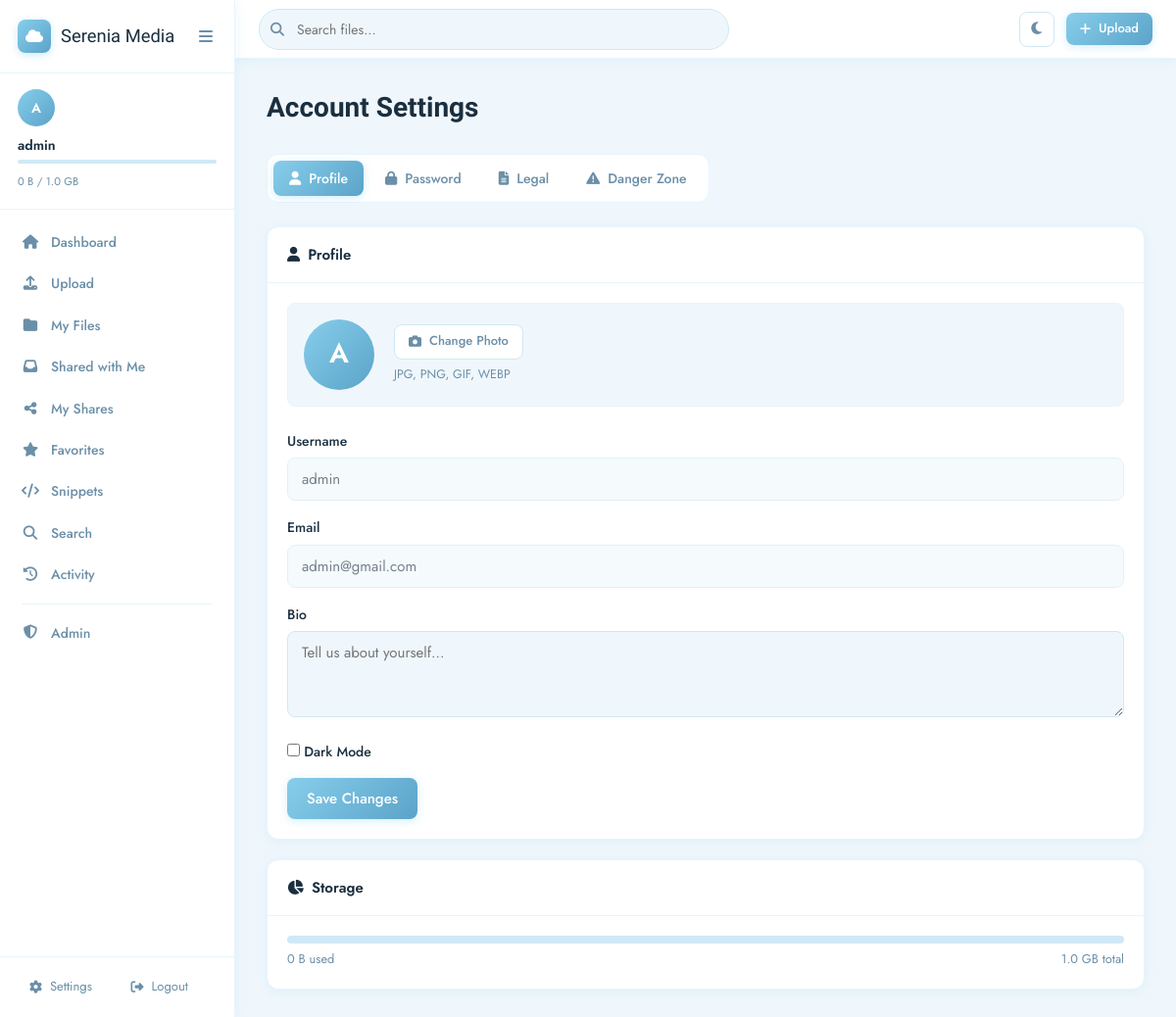
Screenshot of /profile (signed in) with the database file from the repository.
### models/user.py (models this page shows, shortened)
class User(UserMixin, db.Model):
    __tablename__ = 'users'
    id = db.Column(db.Integer, primary_key=True)
    username = db.Column(db.String(80), unique=True, nullable=False, index=True)
    email = db.Column(db.String(120), unique=True, nullable=False, index=True)
    password_hash = db.Column(db.String(256), nullable=False)
    is_admin = db.Column(db.Boolean, default=False)
    is_active = db.Column(db.Boolean, default=True)
    avatar_path = db.Column(db.String(512), nullable=True)   # stored filename under static/avatars/
    bio = db.Column(db.Text, nullable=True)
    storage_used = db.Column(db.BigInteger, default=0)
    storage_limit = db.Column(db.BigInteger, default=1073741824)  # 1 GB
    dark_mode = db.Column(db.Boolean, default=False)
    reset_token = db.Column(db.String(100), nullable=True)
    reset_token_expiry = db.Column(db.DateTime, nullable=True)
    created_at = db.Column(db.DateTime, default=datetime.utcnow)
    last_login = db.Column(db.DateTime, nullable=True)
    files = db.relationship('File', backref='owner', lazy='dynamic', cascade='all, delete-orphan')
    folders = db.relationship('Folder', backref='owner', lazy='dynamic', cascade='all, delete-orphan')
    shares_created = db.relationship('Share', backref='creator', lazy='dynamic', foreign_keys='Share.created_by')
    snippets = db.relationship('TextSnippet', backref='author', lazy='dynamic', cascade='all, delete-orphan')
    activities = db.relationship('Activity', backref='user', lazy='dynamic', cascade='all, delete-orphan')
    favorites = db.relationship('Favorite', backref='user', lazy='dynamic', cascade='all, delete-orphan')
    def storage_percent(self):
        if self.storage_limit == 0:
            return 0
        return min(int((self.storage_used / self.storage_limit) * 100), 100)

### routes/auth.py (the view, shortened to what this page needs)
@auth_bp.route('/profile', methods=['GET', 'POST'])
@login_required
def profile():
    privacy = SiteSettings.get('privacy_policy', '')
    terms   = SiteSettings.get('terms_of_use', '')
    return render_template('auth/profile.html', privacy=privacy, terms=terms)

### models/user.py (called while the page is built)
    @staticmethod
    def get(key, default=None):
        row = SiteSettings.query.filter_by(key=key).first()
        return row.value if row else default

### templates/auth/profile.html (shortened to what this page needs)
{% extends "base.html" %}
{% block content %}
<div class="page-header"><h1>Account Settings</h1></div>
<div class="settings-tabs">
  <button class="tab-btn active" onclick="showTab('profile')"><i class="fa-solid fa-user"></i> Profile</button>
  <button class="tab-btn" onclick="showTab('password')"><i class="fa-solid fa-lock"></i> Password</button>
  <button class="tab-btn" onclick="showTab('legal')"><i class="fa-solid fa-file-lines"></i> Legal</button>
  <button class="tab-btn danger-tab" onclick="showTab('danger')"><i class="fa-solid fa-triangle-exclamation"></i> Danger Zone</button>
</div>
<div class="tab-panel active" id="tab-profile">
  <div class="card">
    <div class="card-header"><h3><i class="fa-solid fa-user"></i> Profile</h3></div>
    <div class="card-body">
      <form method="POST" enctype="multipart/form-data">
        <div class="avatar-upload-section">
          <div class="avatar-preview" id="avatarPreview">
            {% if current_user.avatar_path %}
            <img src="/static/avatars/{{ current_user.avatar_path }}" id="avatarImg">
            {% else %}
            <div class="avatar-initials" id="avatarInitials">{{ current_user.username[0].upper() }}</div>
            {% endif %}
          </div>
          <div class="avatar-upload-info">
            <label class="btn-outline btn-sm" for="avatarInput"><i class="fa-solid fa-camera"></i> Change Photo</label>
            <p class="text-muted" style="font-size:0.78rem;margin-top:0.375rem">JPG, PNG, GIF, WEBP</p>
          </div>
        </div>
        <div class="form-group">
          <label>Username</label>
          <input type="text" value="{{ current_user.username }}" disabled class="input-disabled">
        </div>
        <div class="form-group">
          <label>Email</label>
          <input type="text" value="{{ current_user.email }}" disabled class="input-disabled">
        </div>
        <div class="form-group">
          <label>Bio</label>
          <textarea name="bio" rows="3" placeholder="Tell us about yourself...">{{ current_user.bio or '' }}</textarea>
        </div>
        <div class="form-group">
          <label class="checkbox-label"><input type="checkbox" name="dark_mode" {{ 'checked' if current_user.dark_mode }}> Dark Mode</label>
        </div>
        <button type="submit" class="btn-primary">Save Changes</button>
      </form>
    </div>
  </div>
  <div class="card" style="margin-top:1.25rem">
    <div class="card-header"><h3><i class="fa-solid fa-chart-pie"></i> Storage</h3></div>
    <div class="card-body">
      <div class="storage-bar-lg"><div class="storage-fill {{ 'warning' if current_user.storage_percent() > 80 }}" style="width:{{ current_user.storage_percent() }}%"></div></div>
      <div class="storage-numbers"><span>{{ current_user.storage_used|human_size }} used</span><span>{{ current_user.storage_limit|human_size }} total</span></div>
    </div>
  </div>
</div>
{% endblock %}

### templates/base.html (shortened to what this page needs)
<!DOCTYPE html>
<html lang="en" class="{{ 'dark-mode' if current_user.is_authenticated and current_user.dark_mode else '' }}">
<head>
  <link rel="stylesheet" href="https://cdnjs.cloudflare.com/ajax/libs/font-awesome/6.5.0/css/all.min.css">
  <link rel="stylesheet" href="{{ url_for('static', filename='css/main.css') }}">
</head>
<body>
  {% if current_user.is_authenticated %}
  <nav class="sidebar" id="sidebar">
    <div class="sidebar-logo">
      <a href="{{ url_for('main.dashboard') }}" class="logo-link">
        {% if logo_path %}
        <img src="/static/brand/{{ logo_path }}" class="logo-img" alt="{{ site_name }}">
        {% else %}
        <div class="logo-icon"><i class="fa-solid fa-cloud"></i></div>
        {% endif %}
        <span class="logo-text">{{ site_name }}</span>
      </a>
      <button class="sidebar-toggle" id="sidebarToggle"><i class="fa-solid fa-bars"></i></button>
    </div>
    <div class="sidebar-user">
      <div class="user-avatar-wrap">
        {% if current_user.avatar_path %}
        <img src="/static/avatars/{{ current_user.avatar_path }}" class="user-avatar-img" alt="avatar">
        {% else %}
        <div class="user-avatar">{{ current_user.username[0].upper() }}</div>
        {% endif %}
      </div>
      <div class="user-info">
        <div class="user-name">{{ current_user.username }}</div>
        <div class="user-storage">
          <div class="storage-bar">
          </div>
          <span class="storage-text">{{ current_user.storage_used|human_size }} / {{ current_user.storage_limit|human_size }}</span>
        </div>
      </div>
    </div>
    <ul class="sidebar-nav">
      <li><a href="{{ url_for('main.dashboard') }}" class="{{ 'active' if request.endpoint=='main.dashboard' }}"><i class="fa-solid fa-house"></i><span>Dashboard</span></a></li>
      <li><a href="{{ url_for('files.upload') }}" class="{{ 'active' if request.endpoint=='files.upload' }}"><i class="fa-solid fa-upload"></i><span>Upload</span></a></li>
      <li><a href="{{ url_for('files.list_files') }}" class="{{ 'active' if request.endpoint=='files.list_files' }}"><i class="fa-solid fa-folder"></i><span>My Files</span></a></li>
      <li><a href="{{ url_for('files.shared_with_me') }}" class="{{ 'active' if request.endpoint=='files.shared_with_me' }}"><i class="fa-solid fa-inbox"></i><span>Shared with Me</span></a></li>
      <li><a href="{{ url_for('files.my_shares') }}" class="{{ 'active' if request.endpoint=='files.my_shares' }}"><i class="fa-solid fa-share-nodes"></i><span>My Shares</span></a></li>
      <li><a href="{{ url_for('main.favorites') }}" class="{{ 'active' if request.endpoint=='main.favorites' }}"><i class="fa-solid fa-star"></i><span>Favorites</span></a></li>
      <li><a href="{{ url_for('main.snippets') }}" class="{{ 'active' if request.endpoint=='main.snippets' }}"><i class="fa-solid fa-code"></i><span>Snippets</span></a></li>
      <li><a href="{{ url_for('main.search') }}" class="{{ 'active' if request.endpoint=='main.search' }}"><i class="fa-solid fa-magnifying-glass"></i><span>Search</span></a></li>
      <li><a href="{{ url_for('main.activity') }}" class="{{ 'active' if request.endpoint=='main.activity' }}"><i class="fa-solid fa-clock-rotate-left"></i><span>Activity</span></a></li>
      {% if current_user.is_admin %}
      <li class="nav-divider"></li>
      <li><a href="{{ url_for('admin.dashboard') }}" class="{{ 'active' if 'admin' in request.endpoint }}"><i class="fa-solid fa-shield-halved"></i><span>Admin</span></a></li>
      {% endif %}
    </ul>
    <div class="sidebar-footer">
      <a href="{{ url_for('auth.profile') }}"><i class="fa-solid fa-gear"></i><span>Settings</span></a>
      <a href="{{ url_for('auth.logout') }}"><i class="fa-solid fa-right-from-bracket"></i><span>Logout</span></a>
    </div>
  </nav>
  <div class="main-wrapper" id="mainWrapper">
    <header class="topbar">
      <div class="topbar-search">
        <form action="{{ url_for('main.search') }}" method="get">
          <input type="text" name="q" placeholder="Search files..." value="{{ request.args.get('q','') }}">
        </form>
      </div>
      <div class="topbar-actions">
        <button class="btn-icon" id="darkModeToggle" title="Toggle dark mode">
          <i class="fa-solid {{ 'fa-sun' if current_user.dark_mode else 'fa-moon' }}"></i>
        </button>
        <a href="{{ url_for('files.upload') }}" class="btn-primary btn-sm"><i class="fa-solid fa-plus"></i> Upload</a>
      </div>
    </header>
    <main class="content-area">
      {% block content %}{% endblock %}
    </main>
  </div>
  {% endif %}
</body>
</html>

### rows the page displays
User: username "A", username "admin", storage_used|human_size "0 B", storage_limit|human_size "1.0 GB", email "admin@gmail.com"

### other values shown
{{ site_name }} "Serenia Media"
